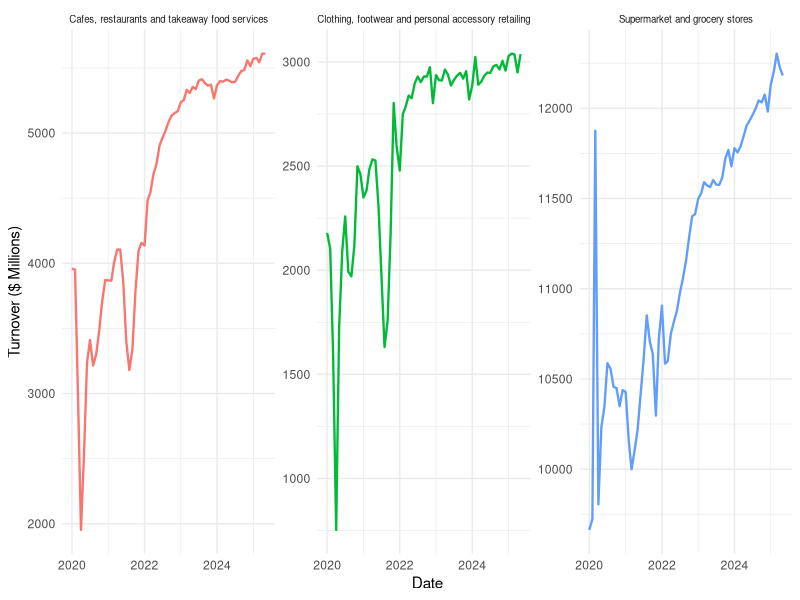
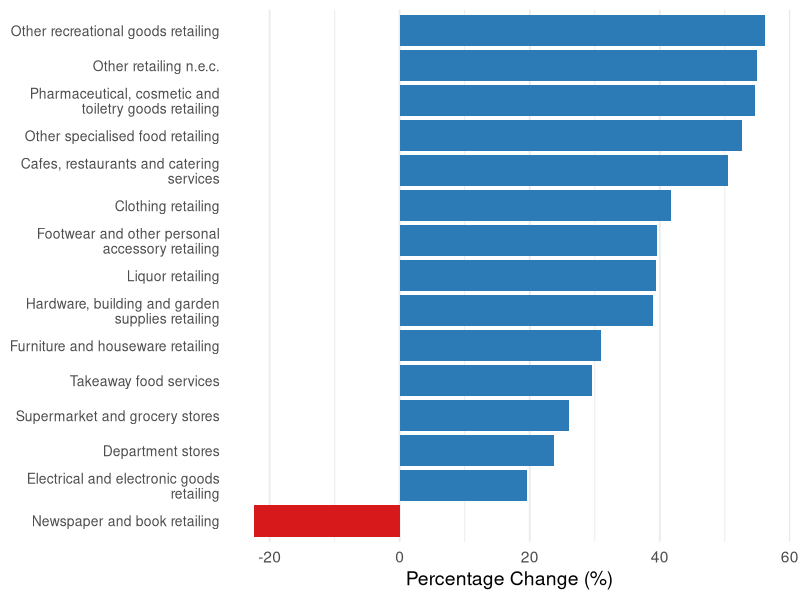
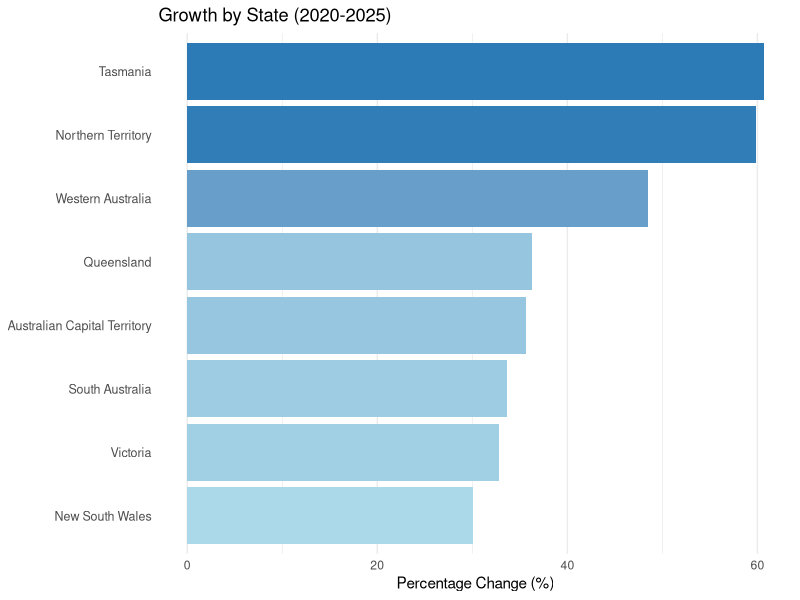

These charts were generated, in order, by the following R code:
## ---- chunk 1
#| label: setup
#| include: false

library(tidyverse)
library(knitr)
library(here)
library(kableExtra)

# Read raw data
retail_raw <- read_csv(
  here::here("data/Retail turnover, state by industry subgroup, seasonally adjusted.csv"),
  col_names = FALSE,
  show_col_types = FALSE
)

# Extract series names from first row
series_names <- retail_raw[1, -1] |>
  pivot_longer(cols = everything(), values_to = "series") |>
  pull(series)

# Clean and reshape data
retail_clean <- retail_raw[-(1:10), ] |>
  rename(Month = X1) |>
  pivot_longer(cols = -Month, names_to = "series_col", values_to = "Turnover") |>
  mutate(
    series_index = as.integer(str_remove(series_col, "X")) - 1,
    series = series_names[series_index],
    Month = as.Date(as.numeric(Month), origin = "1899-12-30"),
    Turnover = as.numeric(Turnover)
  ) |>
  separate(series, into = c("Measure", "State", "Industry"), sep = ";", fill = "right") |>
  mutate(
    across(c(Measure, State, Industry), str_trim),
    Industry = str_replace(
      Industry,
      "Furniture, floor coverings, houseware and textile goods retailing",
      "Furniture and houseware retailing"
    )
  ) |>
  filter(
    Month >= as.Date("2020-01-01"),
    Month <= as.Date("2025-05-01"),
    !str_detect(State, "Total"),
    !str_detect(Industry, "Total"),
    !is.na(Turnover)
  )
## ---- chunk 2
#| label: tbl-summary
#| tbl-cap: "Top 10 state-industry combinations by average monthly retail turnover, 2020–2025 (AUD millions, seasonally adjusted)"
#| echo: false

retail_clean |>
  group_by(State, Industry) |>
  summarise(average_turnover = round(mean(Turnover, na.rm = TRUE), 1), .groups = "drop") |>
  arrange(desc(average_turnover)) |>
  head(10) |>
  kable(col.names = c("State", "Industry", "Avg Turnover ($M)")) |>
  kableExtra::kable_styling(font_size = 11)
## ---- chunk 3
#| label: fig-trend
#| fig-cap: "Monthly retail turnover across selected industries in Australia, January 2020 to May 2025 (seasonally adjusted, AUD millions)"
#| echo: false
#| fig-width: 9
#| fig-height: 2.8

retail_clean |>
  filter(Industry %in% c(
    "Supermarket and grocery stores",
    "Cafes, restaurants and takeaway food services",
    "Clothing, footwear and personal accessory retailing"
  )) |>
  group_by(Month, Industry) |>
  summarise(Turnover = sum(Turnover), .groups = "drop") |>
  ggplot(aes(x = Month, y = Turnover, colour = Industry)) +
  geom_line(linewidth = 0.8) +
  facet_wrap(~ Industry, scales = "free_y") +
  labs(x = "Date", y = "Turnover ($ Millions)") +
  theme_minimal() +
  theme(legend.position = "none", strip.text = element_text(size = 7))
## ---- chunk 4
#| label: fig-growth
#| fig-cap: "Percentage change in total retail turnover by industry subgroup, January 2020 to May 2025 (seasonally adjusted, AUD millions). Industries ranked by growth rate."
#| echo: false
#| fig-width: 11
#| fig-height: 6.5

growth_data <- retail_clean |>
  filter(
    Month %in% as.Date(c("2020-01-01", "2025-05-01")),
    !Industry %in% c(
      "Food retailing",
      "Household goods retailing",
      "Clothing, footwear and personal accessory retailing",
      "Cafes, restaurants and takeaway food services",
      "Other retailing"
    )
  ) |>
  mutate(period = ifelse(Month == as.Date("2020-01-01"), "start", "end")) |>
  group_by(Industry, period) |>
  summarise(total = sum(Turnover, na.rm = TRUE), .groups = "drop") |>
  pivot_wider(names_from = period, values_from = total) |>
  mutate(
    pct_change = ((end - start) / start) * 100,
    Industry = str_wrap(Industry, 35)
  ) |>
  filter(!is.na(pct_change))

ggplot(
  growth_data,
  aes(x = pct_change, y = reorder(Industry, pct_change), fill = pct_change > 0)
) +
  geom_col(show.legend = FALSE) +
  scale_fill_manual(values = c("TRUE" = "#2c7bb6", "FALSE" = "#d7191c")) +
  labs(x = "Percentage Change (%)", y = NULL) +
  theme_minimal(base_size = 14) +
  theme(
    axis.text.y = element_text(size = 10),
    panel.grid.major.y = element_blank()
  )
## ---- chunk 5
#| label: fig-state-growth-rec
#| fig-width: 4.5
#| fig-height: 3.8
#| echo: false
 
retail_clean |>
  filter(Month %in% as.Date(c("2020-01-01", "2025-05-01"))) |>
  mutate(period = ifelse(Month == as.Date("2020-01-01"), "start", "end")) |>
  group_by(State, period) |>
  summarise(total = sum(Turnover, na.rm = TRUE), .groups = "drop") |>
  pivot_wider(names_from = period, values_from = total) |>
  mutate(pct_change = ((end - start) / start) * 100) |>
  ggplot(aes(x = pct_change, y = reorder(State, pct_change), fill = pct_change)) +
  geom_col(show.legend = FALSE) +
  scale_fill_gradient(low = "#abd9e9", high = "#2c7bb6") +
  labs(x = "Percentage Change (%)", y = NULL,
       title = "Growth by State (2020-2025)") +
  theme_minimal(base_size = 11) +
  theme(
    axis.text.y = element_text(size = 9),
    panel.grid.major.y = element_blank()
  )
